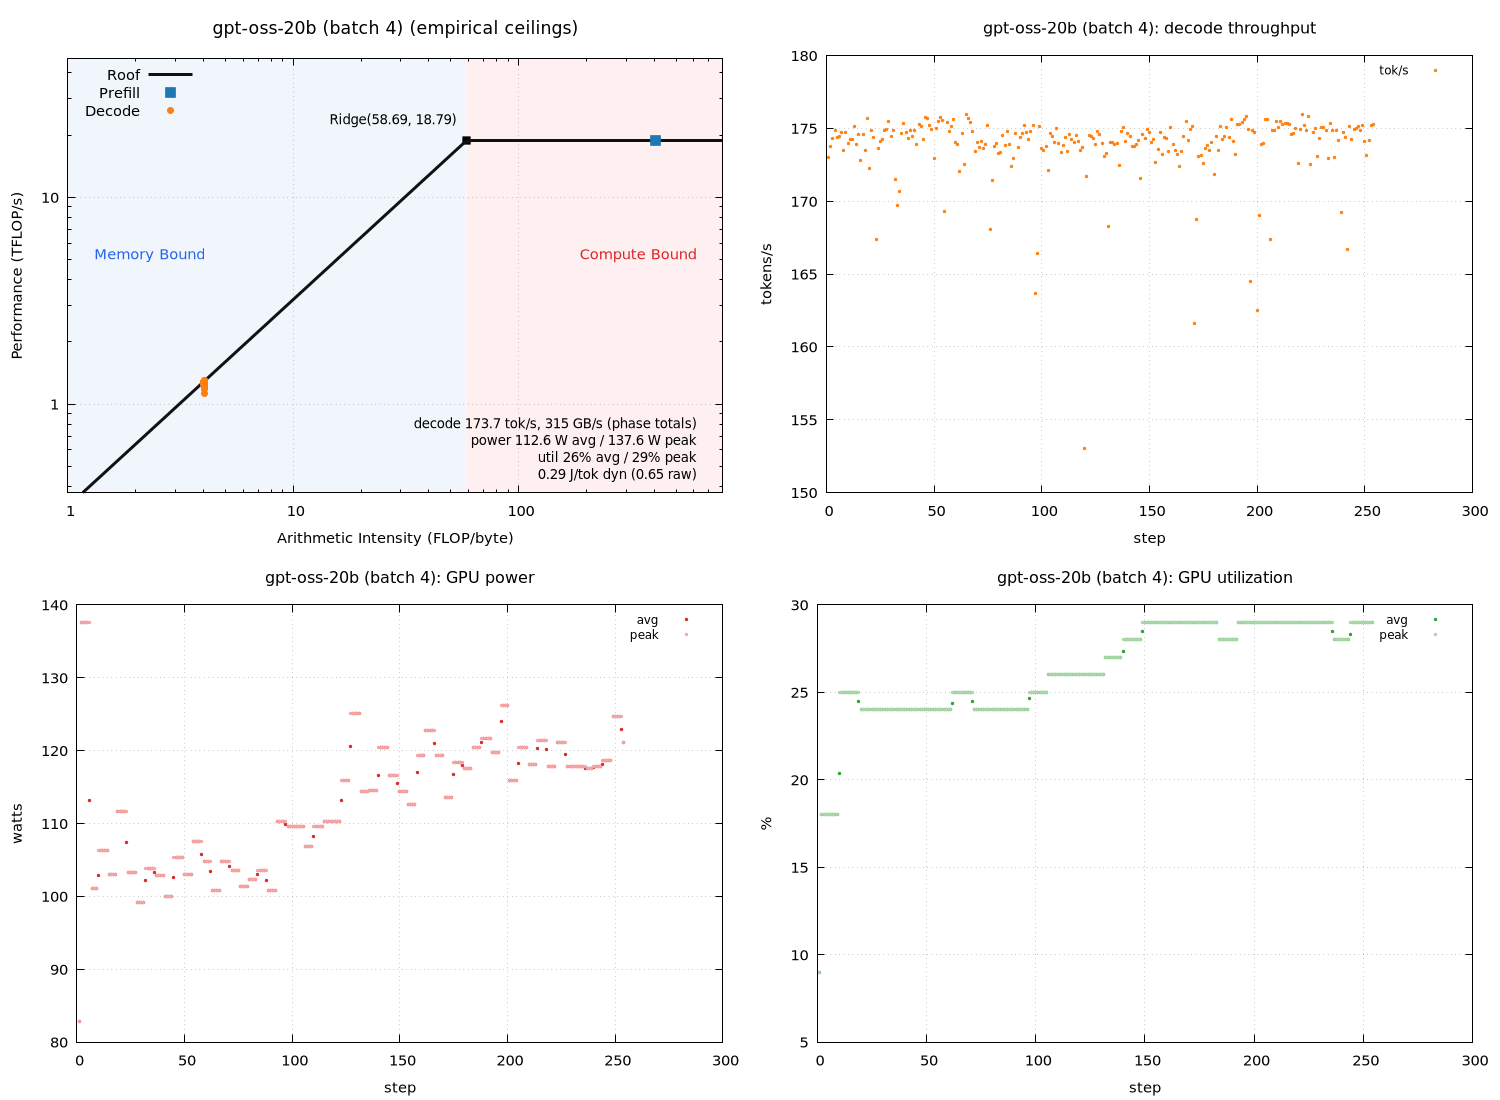

Recreate this plot in gnuplot.
set terminal pngcairo size 1500,1100 enhanced font 'Sans,11'
set output 'sweep_a100_vllm/gpt_b004_roofline.png'
set datafile separator "\t"
set datafile missing 'NaN'
set multiplot layout 2,2
unset label
unset object
unset arrow
set title "gpt-oss-20b (batch 4) (empirical ceilings)" font ',13'
set xlabel "Arithmetic Intensity (FLOP/byte)"
set ylabel "Performance (TFLOP/s)"
set logscale xy
set xrange [1:807.56]
set yrange [0.372639:46.9688]
set grid xtics ytics
set key top left
set object 1 rectangle from graph 0, graph 0 to first 58.6865, graph 1 \
    fillcolor rgb '#dce9f7' fillstyle solid 0.45 noborder behind
set object 2 rectangle from first 58.6865, graph 0 to graph 1, graph 1 \
    fillcolor rgb '#fbdcdc' fillstyle solid 0.45 noborder behind
set label 1 "Memory Bound" at graph 0.04, graph 0.55 left \
    textcolor rgb '#2563eb' font ',11'
set label 2 "Compute Bound" at graph 0.96, graph 0.55 right \
    textcolor rgb '#dc2626' font ',11'
set label 3 "Ridge(58.69, 18.79)" \
    at first 58.6865, first 18.7875 right \
    point pointtype 5 pointsize 1.2 \
    offset character -1.5, character 1 font ',10'
set label 4 "decode 173.7 tok/s, 315 GB/s (phase totals)\npower 112.6 W avg / 137.6 W peak\nutil 26% avg / 29% peak\n0.29 J/tok dyn (0.65 raw)" at graph 0.96, graph 0.16 right font ',10'
peak_t = 18.7875
peak_b = 320.134
roof(x) = (x * peak_b / 1000.0 < peak_t) ? x * peak_b / 1000.0 : peak_t
plot roof(x) with lines linewidth 3 linecolor rgb '#111111' title 'Roof', \
     'sweep_a100_vllm/gpt_b004_roofline.dat' using 3:(strcol(2) eq 'prefill' ? $4 : 1/0) with points \
         pointtype 5 pointsize 1.6 linecolor rgb '#1f77b4' title 'Prefill', \
     'sweep_a100_vllm/gpt_b004_roofline.dat' using 3:(strcol(2) eq 'decode' ? $4 : 1/0) with points \
         pointtype 7 pointsize 1.0 linecolor rgb '#ff7f0e' title 'Decode'

unset label
unset object
unset arrow
unset logscale
set xrange [*:*]
set yrange [*:*]
set title "gpt-oss-20b (batch 4): decode throughput" font ',12'
set xlabel "step"
set ylabel "tokens/s"
set grid xtics ytics
set key top right font ',9'
plot 'sweep_a100_vllm/gpt_b004_roofline.dat' using 1:(strcol(2) eq 'decode' ? $5 : 1/0) with points pointtype 7 pointsize 0.4 linecolor rgb '#ff7f0e' title 'tok/s'

unset label
unset object
unset arrow
unset logscale
set xrange [*:*]
set yrange [*:*]
set title "gpt-oss-20b (batch 4): GPU power" font ',12'
set xlabel "step"
set ylabel "watts"
set grid xtics ytics
set key top right font ',9'
plot 'sweep_a100_vllm/gpt_b004_roofline.dat' using 1:(strcol(2) eq 'decode' ? $6 : 1/0) with points pointtype 7 pointsize 0.4 linecolor rgb '#d62728' title 'avg', \
     'sweep_a100_vllm/gpt_b004_roofline.dat' using 1:(strcol(2) eq 'decode' ? $8 : 1/0) with points pointtype 7 pointsize 0.4 linecolor rgb '#f4a6a6' title 'peak'

unset label
unset object
unset arrow
unset logscale
set xrange [*:*]
set yrange [*:*]
set title "gpt-oss-20b (batch 4): GPU utilization" font ',12'
set xlabel "step"
set ylabel "%"
set grid xtics ytics
set key top right font ',9'
plot 'sweep_a100_vllm/gpt_b004_roofline.dat' using 1:(strcol(2) eq 'decode' ? $7 : 1/0) with points pointtype 7 pointsize 0.4 linecolor rgb '#2ca02c' title 'avg', \
     'sweep_a100_vllm/gpt_b004_roofline.dat' using 1:(strcol(2) eq 'decode' ? $9 : 1/0) with points pointtype 7 pointsize 0.4 linecolor rgb '#a9d7a9' title 'peak'

unset multiplot
